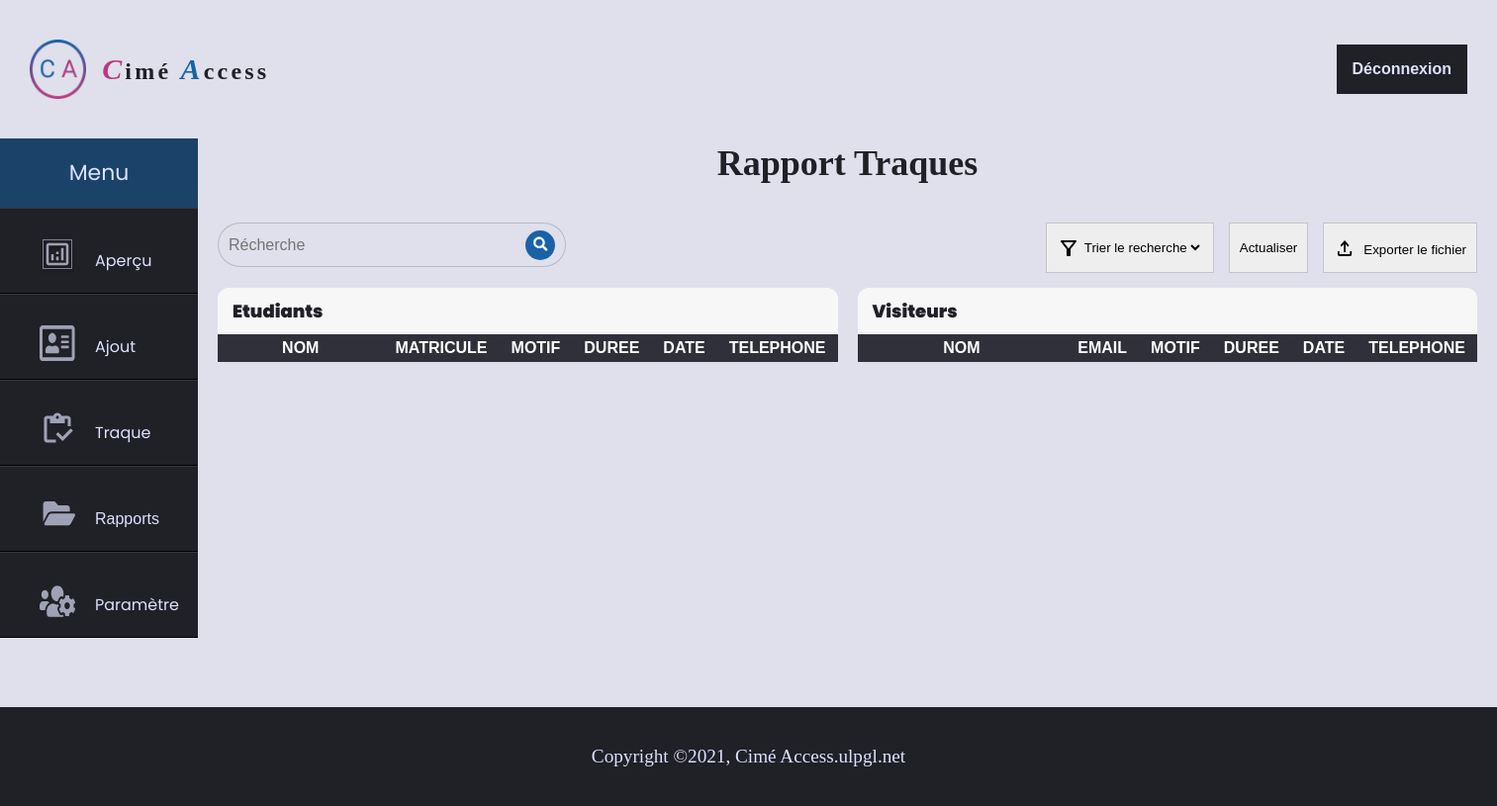
Page /raportTraque.php on the earlier database version.
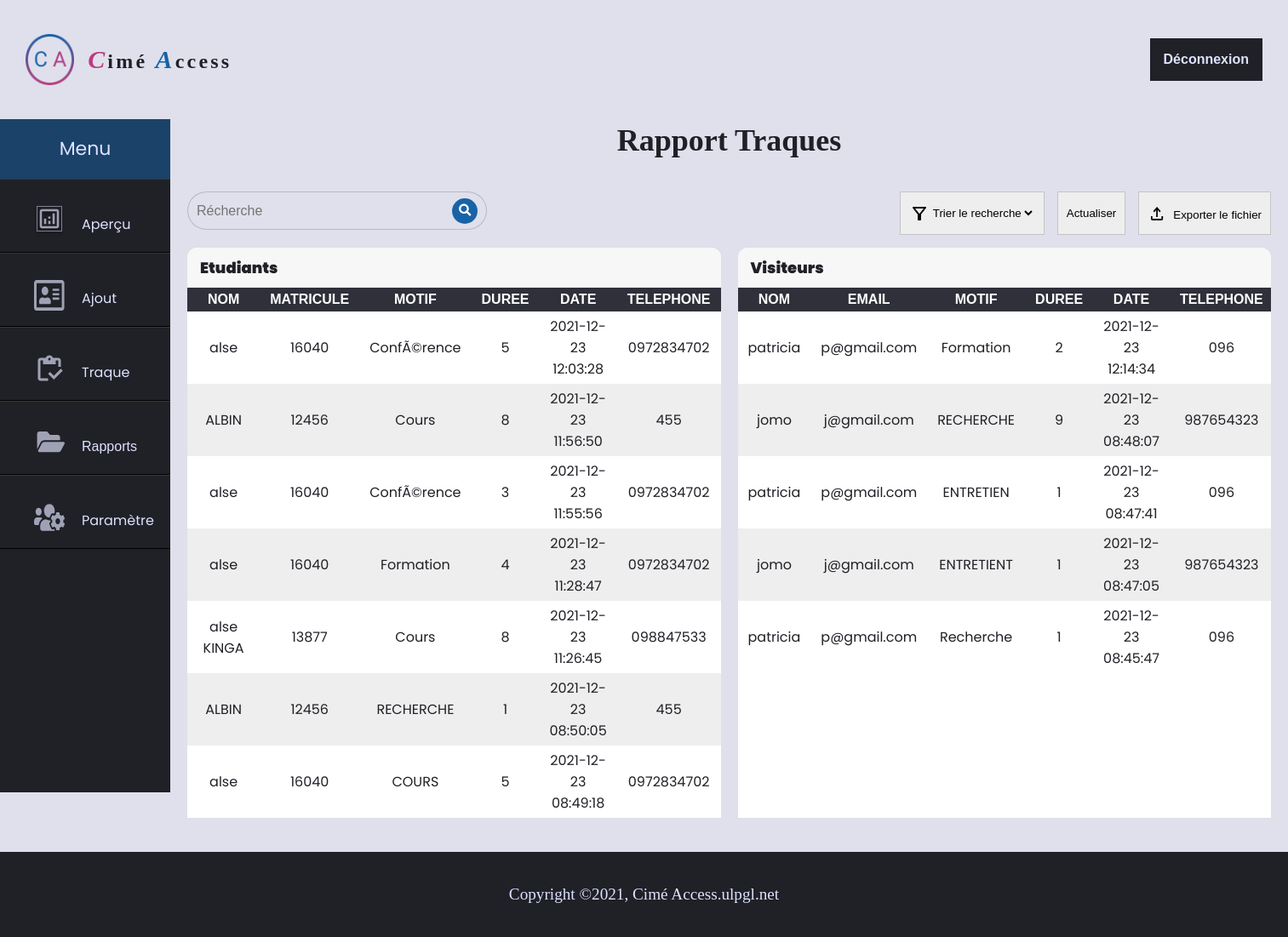
Same page on the later database version.
### tables this page shows
CREATE TABLE `register_student` (
  `studentId` int(11) NOT NULL,
  `studentName` varchar(128) NOT NULL,
  `studentEmail` varchar(128) NOT NULL,
  `telephone` varchar(128) NOT NULL,
  `matricule` varchar(128) NOT NULL,
  `faculty` varchar(128) NOT NULL,
  `promotion` varchar(128) NOT NULL
);

CREATE TABLE `traque_student` (
  `Id` int(11) NOT NULL,
  `matricule` varchar(128) NOT NULL,
  `motif` varchar(128) NOT NULL,
  `duration` int(128) NOT NULL,
  `dateandTime` datetime NOT NULL DEFAULT CURRENT_TIMESTAMP
);

CREATE TABLE `register_guest` (
  `guestId` int(11) NOT NULL,
  `guestName` varchar(128) NOT NULL,
  `guestEmail` varchar(128) NOT NULL,
  `telephone` varchar(128) NOT NULL,
  `Adresse` varchar(128) NOT NULL
);

CREATE TABLE `traque_guest` (
  `Id` int(11) NOT NULL,
  `telephone` varchar(11) NOT NULL,
  `motif` varchar(128) NOT NULL,
  `duration` int(128) NOT NULL,
  `dateandTime` datetime NOT NULL DEFAULT CURRENT_TIMESTAMP
);

### raportTraque.php (the view, shortened to what the changed rows need)
<!DOCTYPE html>
<?php
    include_once 'backend/db.php';
    $token = null;
    $query= "";
    ?>
<html lang="en">
<head>
    <link rel="stylesheet" href="css/styles.css">
    <link rel="stylesheet" href="css/report.css">
    <link rel="stylesheet" href="css/menu.css">
</head>
<body class="main-contents">
    <main class="main">
        <section class="center_box">
            <h1 class="title">Rapport Traques</h1>
            <div class="contentContainer">
                <div class="main_content">
                    <div class="table">
                        <table class="table_data">
                        <tr>
                            <th>Nom</th>
                        <th>Matricule</th>
                        <th>Motif</th>
                        <th>Duree</th>
                        <th>Date</th>
                        <th>Telephone</th>
                            </tr>
                            <?php
                        if($token != 1){
                            $query2 = "SELECT * FROM register_student INNER JOIN traque_student ON register_student.matricule=traque_student.matricule ORDER BY traque_student.dateandTime DESC";
                            $query_run2= mysqli_query( $conn,$query2);
                        }elseif($token == 1) {
                        $query_run2= mysqli_query( $conn, $query);
                        }
                    if(mysqli_num_rows($query_run2)>0){
                        foreach($query_run2 as $items1){
                    ?>
                            <tr>
                        <td> <?php echo $items1 ['studentName']  ;?> </td>
                        <td> <?php echo $items1 ['matricule']  ;?> </td>
                        <td> <?php echo $items1 ['motif'] ; ?> </td>
                        <td> <?php echo $items1 ['duration'] ;?> </td>
                        <td> <?php echo $items1 ['dateandTime']  ;?> </td>
                        <td> <?php echo $items1 ['telephone']  ;?> </td>
                    </tr>
                    <?php
                        }
                    }
                    ?>
                        </table>
                    </div>
                    <div class="table">
                        <table class="table_data">
                            <tr>
                                        <th>Nom</th>
                                        <th>Email</th>
                                        <th>Motif</th>
                                        <th>Duree</th>
                                        <th>Date</th>
                                        <th>Telephone</th>
                            </tr>
                            <?php
                                                if($token != 2){
                                                    $query1 = "SELECT * FROM register_guest INNER JOIN traque_guest ON register_guest.telephone=traque_guest.telephone ORDER BY traque_guest.dateandTime DESC";
                                                    $query_run1= mysqli_query( $conn, $query1);
                                                }elseif($token == 2) {
                                                $query_run1= mysqli_query( $conn, $query);
                                                }
                                                if(mysqli_num_rows($query_run1)>0){
                                                foreach($query_run1 as $items1){
                                ?>
                                             <tr>
                                                <td> <?php echo $items1 ['guestName']  ;?> </td>
                                                <td> <?php echo $items1 ['guestEmail']  ;?> </td>
                                                <td> <?php echo $items1 ['motif'] ; ?> </td>
                                                <td> <?php echo  $items1['duration']  ;?> </td>
                                                <td> <?php echo  $items1['dateandTime']  ;?> </td>
                                                <td> <?php echo  $items1['telephone']  ;?> </td>
                                         </tr>
                            <?php
                                    }
                                         }
                            ?>
                        </table>
                    </div>
                </div>
            </div>
        </section>
    </main>
</body>
</html>

Differences in the rows shown:
now on this page (row unchanged): register_student: studentName "alse", traque_student.matricule "16040", traque_student.motif "ConfÃ©rence", traque_student.duration "5", traque_student.dateandTime "2021-12-23 12:03:28", telephone "0972834702", traque_student.duration "3", traque_student.dateandTime "2021-12-23 11:55:56", traque_student.motif "Formation", traque_student.duration "4", traque_student.dateandTime "2021-12-23 11:28:47", traque_student.motif "COURS", traque_student.dateandTime "2021-12-23 08:49:18"
now on this page (row unchanged): register_student: studentName "ALBIN", traque_student.matricule "12456", traque_student.motif "Cours", traque_student.duration "8", traque_student.dateandTime "2021-12-23 11:56:50", telephone "455", traque_student.motif "RECHERCHE", traque_student.duration "1", traque_student.dateandTime "2021-12-23 08:50:05"
added register_student: studentName "alse KINGA", traque_student.matricule "13877", traque_student.motif "Cours", traque_student.duration "8", traque_student.dateandTime "2021-12-23 11:26:45", telephone "098847533"
now on this page (row unchanged): register_guest: guestName "patricia", guestEmail "p@gmail.com", traque_guest.motif "Formation", traque_guest.duration "2", traque_guest.dateandTime "2021-12-23 12:14:34", traque_guest.telephone "096", traque_guest.motif "ENTRETIEN", traque_guest.duration "1", traque_guest.dateandTime "2021-12-23 08:47:41", traque_guest.motif "Recherche", traque_guest.dateandTime "2021-12-23 08:45:47"
now on this page (row unchanged): register_guest: guestName "jomo", guestEmail "j@gmail.com", traque_guest.motif "RECHERCHE", traque_guest.duration "9", traque_guest.dateandTime "2021-12-23 08:48:07", traque_guest.telephone "987654323", traque_guest.motif "ENTRETIENT", traque_guest.duration "1", traque_guest.dateandTime "2021-12-23 08:47:05"
